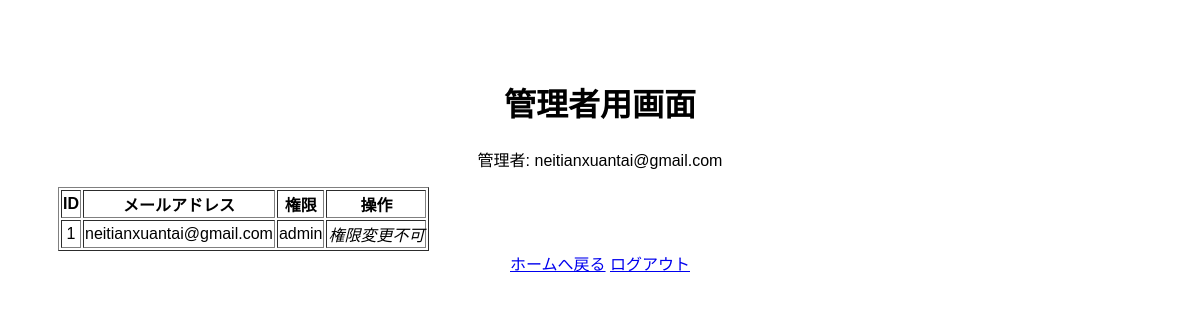
Page /admin (signed in) on the earlier database version.
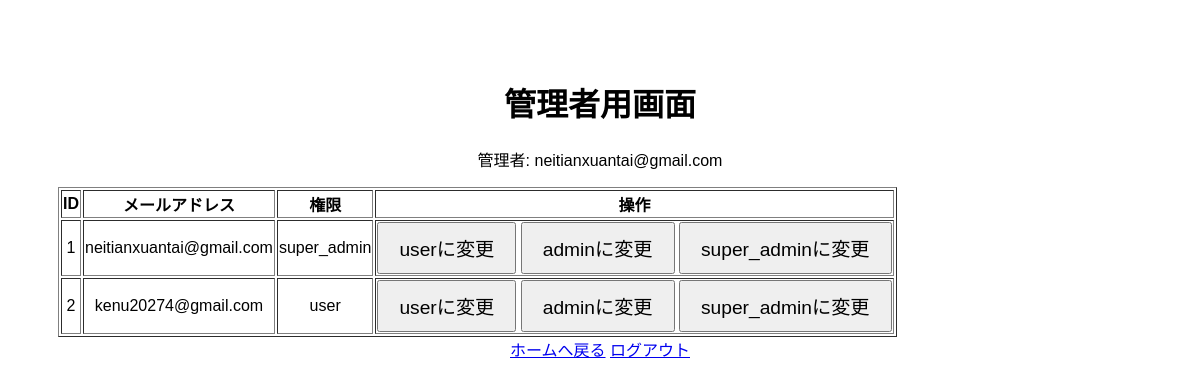
Same page on the later database version.
### app.py (models this page shows)
class User(db.Model):
    id = db.Column(db.Integer, primary_key=True)
    email = db.Column(db.String(120), unique=True, nullable=False)
    password_hash = db.Column(db.String(128), nullable=False)
    gender = db.Column(db.String(10))
    age_group = db.Column(db.String(10))
    role = db.Column(db.String(10), default='user')
    age = db.Column(db.Integer)  # ←これを復活

### app.py (the view)
@app.route('/admin', methods=['GET'])
def admin_page():
    if session.get('role') not in ['admin', 'super_admin']:
        return "権限がありません", 403
    users = User.query.all()
    return render_template('admin.html', email=session.get('email', ''), users=users)

### templates/admin.html (shortened to what this page needs)
<!DOCTYPE html>
<html lang="ja">
  <head>
    <link
      rel="stylesheet"
      href="{{ url_for('static', filename='style.css') }}"
    />
  </head>
  <body>
    <h1>管理者用画面</h1>
    <p>管理者: {{ email }}</p>
    <table border="1">
      <tr>
        <th>ID</th>
        <th>メールアドレス</th>
        <th>権限</th>
        <th>操作</th>
      </tr>
      {% for user in users %}
      <tr>
        <td>{{ user.id }}</td>
        <td>{{ user.email }}</td>
        <td id="role-{{ user.id }}">{{ user.role }}</td>
        <td>
          {% if session['role'] == 'super_admin' %}
          <button onclick="changeRole({{ user.id }}, 'user')">
            userに変更
          </button>
          <button onclick="changeRole({{ user.id }}, 'admin')">
            adminに変更
          </button>
          <button onclick="changeRole({{ user.id }}, 'super_admin')">
            super_adminに変更
          </button>
          {% else %}
          <i>権限変更不可</i>
          {% endif %}
        </td>
      </tr>
      {% endfor %}
    </table>
    <a href="/home">ホームへ戻る</a>
    <a href="/logout">ログアウト</a>
  </body>
</html>

### static/style.css (style rules this page uses)
body { text-align: center; font-family: sans-serif; padding: 50px; }
button { font-size: 1.2em; padding: 10px 20px; cursor: pointer; }

Differences in the rows shown:
changed User "neitianxuantai@gmail.com": role "admin" → "super_admin"; text "権限変更不可" → "userに変更 adminに変更 super_adminに変更"
added User: id "2", email "kenu20274@gmail.com", role "user"
